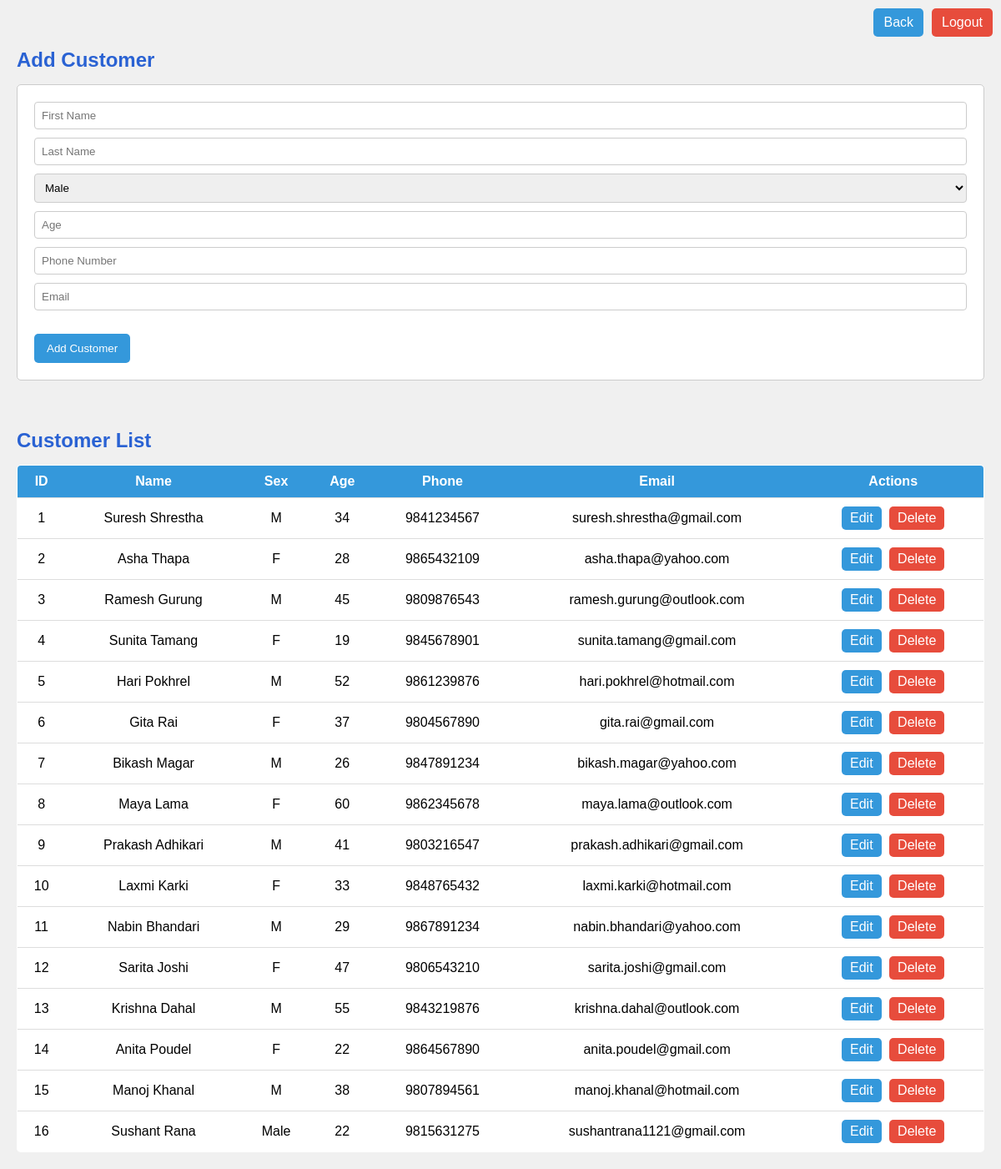
/customers.php (signed in), run on an earlier commit of the app's database.
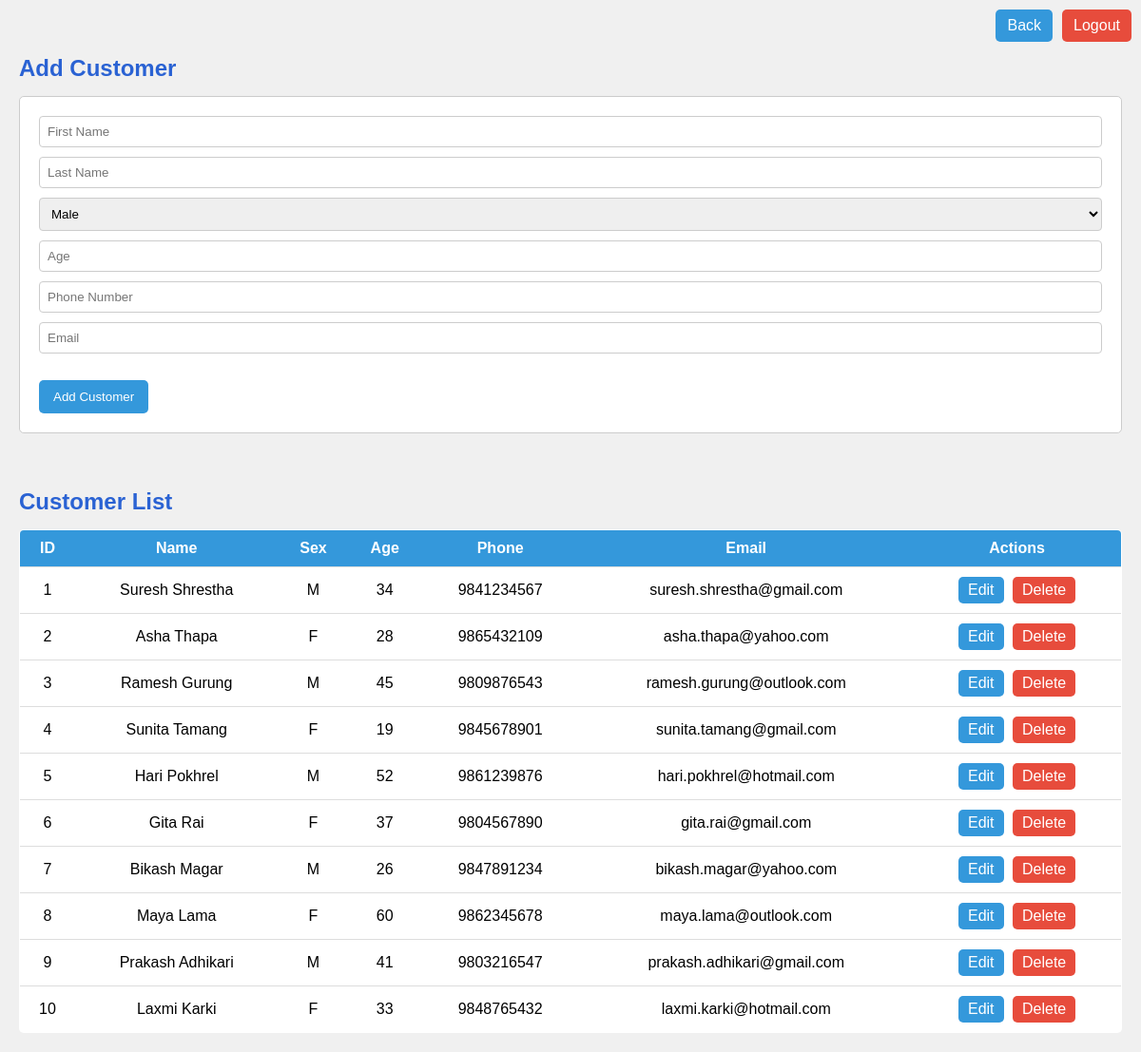
And on a later commit of the database.
### tables this page shows
CREATE TABLE `customer` (
  `C_ID` int(11) NOT NULL,
  `C_Fname` varchar(50) DEFAULT NULL,
  `C_Lname` varchar(50) DEFAULT NULL,
  `C_Sex` varchar(10) DEFAULT NULL,
  `C_Age` int(11) DEFAULT NULL,
  `C_Phno` varchar(15) DEFAULT NULL,
  `C_Mail` varchar(100) DEFAULT NULL
);

### customers.php (the view, shortened to what this page needs)
<?php
$conn = new mysqli("localhost", "root", "", "pharmacy");
$customers = $conn->query("SELECT * FROM customer");
?>
<!DOCTYPE html>
<html>
<head>
  <link rel="stylesheet" href="css/customers.css">
</head>
<body>
  <div style="position: absolute; top: 10px; right: 10px; display: flex; gap: 10px;">
    <a href="dashboard.php"
      style="padding: 8px 12px; background: #3498db; color: white; text-decoration: none; border-radius: 5px;">Back</a>
    <a href="logout.php"
      style="padding: 8px 12px; background: #e74c3c; color: white; text-decoration: none; border-radius: 5px;">Logout</a>
  </div>
  <br>
  <h2>Add Customer</h2>
  <form action="add_customer.php" method="POST">
    <input type="text" name="C_Fname" placeholder="First Name" required>
    <input type="text" name="C_Lname" placeholder="Last Name" required>
    <select name="C_Sex">
      <option value="Male">Male</option>
    </select>
    <input type="number" name="C_Age" placeholder="Age">
    <input type="text" name="C_Phno" placeholder="Phone Number">
    <input type="email" name="C_Mail" placeholder="Email">
    <br><br>
    <button type="submit">Add Customer</button>
  </form>
  <br>
  <h2>Customer List</h2>
  <div class="table-responsive">
    <table>
      <tr>
        <th>ID</th>
        <th>Name</th>
        <th>Sex</th>
        <th>Age</th>
        <th>Phone</th>
        <th>Email</th>
        <th>Actions</th>
      </tr>
      <?php while ($c = $customers->fetch_assoc()): ?>
        <tr>
          <td><?= $c['C_ID'] ?></td>
          <td><?= $c['C_Fname'] . ' ' . $c['C_Lname'] ?></td>
          <td><?= $c['C_Sex'] ?></td>
          <td><?= $c['C_Age'] ?></td>
          <td><?= $c['C_Phno'] ?></td>
          <td><?= $c['C_Mail'] ?></td>
          <td>
            <a class="btn-edit" href="edit_customer.php?id=<?= $c['C_ID'] ?>">Edit</a>
            <?php
            $role = $_SESSION['role'];
            if ($role == 'admin') {
              echo "<a class='btn-del' href='delete_customer.php?id={$c['C_ID']}' onclick='return confirm(\"Delete this customer?\")'>Delete</a>";
            } else {
              echo "<span style='color: black;'>View Only</span>";
            }
            ?>
          </td>
        </tr>
      <?php endwhile; ?>
    </table>
  </div>
</body>
</html>

### css/customers.css (style rules this page uses)
body { font-family: Arial, sans-serif; background-color: #f0f0f0; margin: 0; padding: 20px; }
h2 { color: #2a62d3; margin-bottom: 15px; }
form { background-color: white; padding: 20px; border: 1px solid #ccc; border-radius: 5px; margin-bottom: 20px; }
input[type="text"], input[type="number"], input[type="email"], select { width: 100%; padding: 8px; margin-bottom: 10px; border: 1px solid #ccc; border-radius: 4px; box-sizing: border-box; }
button { background-color: #3498db; color: white; padding: 10px 15px; border: none; border-radius: 5px; cursor: pointer; }
.table-responsive { overflow-x: auto; }
table { width: 100%; border-collapse: collapse; background-color: white; border: 1px solid #ccc; border-radius: 5px; overflow: hidden; }
th, td { padding: 10px; text-align: center; border-bottom: 1px solid #ddd; }
th { background-color: #3498db; color: white; }
a { display: inline-block; padding: 5px 10px; border-radius: 5px; color: white; text-decoration: none; }
a.btn-edit { background-color: #3498db; margin-right: 5px; }
a.btn-del { background-color: #e74c3c; }
div[style*="position: absolute"] { position: absolute; top: 10px; right: 10px; display: flex; gap: 10px; }

What changed in the data, as far as the page shows it:
removed customer: C_ID "11", C_Fname "Nabin", C_Lname "Bhandari", C_Sex "M", C_Age "29", C_Phno "9867891234", C_Mail "nabin.bhandari@yahoo.com"
removed customer: C_ID "12", C_Fname "Sarita", C_Lname "Joshi", C_Sex "F", C_Age "47", C_Phno "9806543210", C_Mail "sarita.joshi@gmail.com"
removed customer: C_ID "13", C_Fname "Krishna", C_Lname "Dahal", C_Sex "M", C_Age "55", C_Phno "9843219876", C_Mail "krishna.dahal@outlook.com"
removed customer: C_ID "14", C_Fname "Anita", C_Lname "Poudel", C_Sex "F", C_Age "22", C_Phno "9864567890", C_Mail "anita.poudel@gmail.com"
removed customer: C_ID "15", C_Fname "Manoj", C_Lname "Khanal", C_Sex "M", C_Age "38", C_Phno "9807894561", C_Mail "manoj.khanal@hotmail.com"
removed customer: C_ID "16", C_Fname "Sushant", C_Lname "Rana", C_Sex "Male", C_Age "22", C_Phno "9815631275", C_Mail "sushantrana1121@gmail.com"
